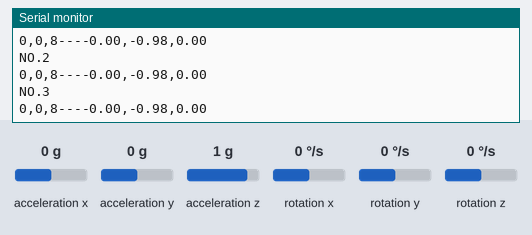
Bench run of a sketch on a simulated Arduino Uno, built with avr-gcc and run on an emulated ATmega328P. On the bench: the last lines printed to the serial monitor. The test bench sets the inputs (shaded band); at power-on: acceleration x 0 g, acceleration y 0 g, acceleration z 1 g, rotation x 0 °/s, rotation y 0 °/s, rotation z 0 °/s.

Above: at 2.2 s.
2.3 s: acceleration x set to -1.4 g
At 2.83 s:
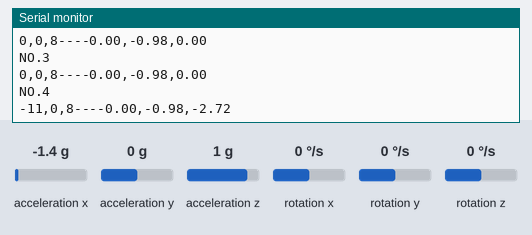
3.8 s: acceleration y set to -1.4 g
At 3.84 s:
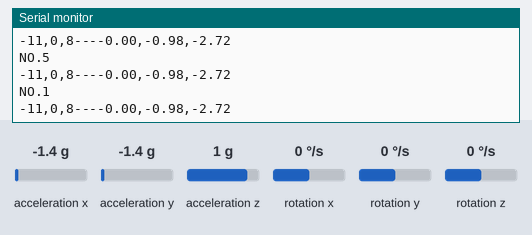
5.3 s: acceleration z set to -1.4 g
At 5.36 s:
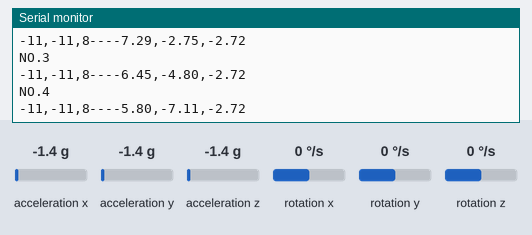
6.8 s: rotation x set to -192 °/s
At 7.5 s:
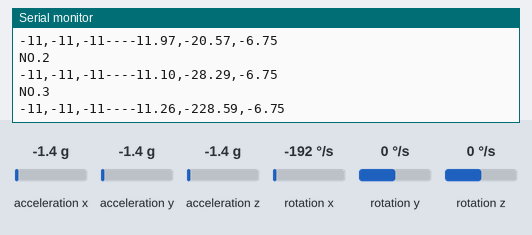
8.3 s: rotation y set to -192 °/s
At 9.0 s:
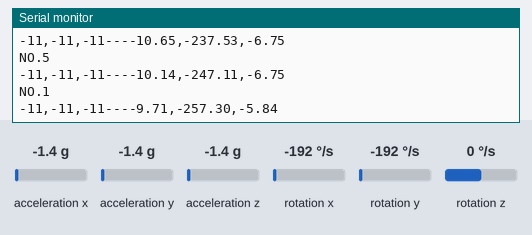
Timing chart, 0 to 10.8 s (numbered marks = the images above; inputs shaded):
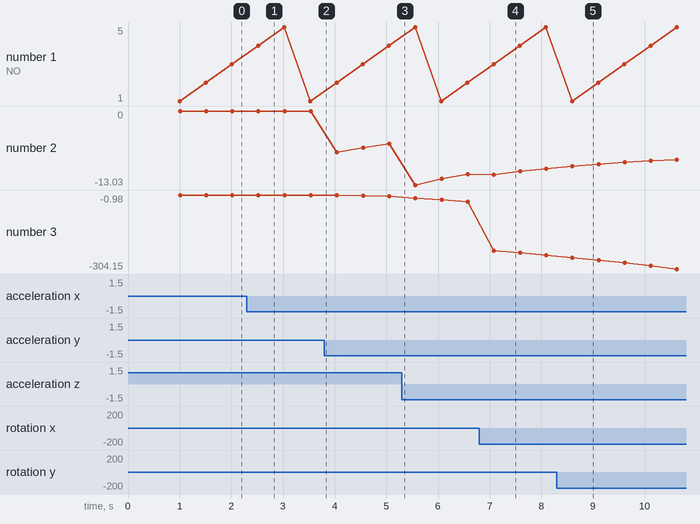

Measured:
- after the input at 2.3 s, the serial monitor: prints a new line after 0.22 s (image 1)
- after the input at 6.8 s, the serial monitor: prints a new line after 0.28 s (image 4)
- after the input at 8.3 s, the serial monitor: prints a new line after 0.30 s (image 5)
- plotted number 2: 0 → -5.8 after the input at 3.8 s, -5.8 → -11.1 after the input at 5.3 s, -11.1 → -10.14 after the input at 6.8 s
- plotted number 3: -0.98 → -7.11 after the input at 3.8 s, -7.11 → -28.29 after the input at 5.3 s, -28.29 → -247.11 after the input at 6.8 s

The sketch:

mpu6050_v2.0.ino
```cpp
#include "I2Cdev.h"
#include "MPU6050_6Axis_MotionApps20.h"

MPU6050 mpu; //实例化一个 MPU6050 对象，对象名称为 mpu
int16_t ax, ay, az, gx, gy, gz;

#define C1 2
#define C2 3
#define C3 4
#define C4 5
#define C5 6
#define C6 7
#define C7 8
#define C8 9

int i = 1;
int data[8][6] =  {0};

//********************angle data*********************//
float Gyro_y; //Y轴陀螺仪数据暂存
float Gyro_x; //X轴陀螺仪数据暂存
float Gyro_z; //Z轴陀螺仪数据暂存
float angleAx;
float angle6;
float K1 = 0.05; // 对加速度计取值的权重
float Angle; //一阶互补滤波计】算出的小车最终倾斜角度
float accelz = 0;

//********************angle data*********************//

//***************Kalman_Filter*********************//
float P[2][2] = {{ 1, 0 },
  { 0, 1 }
};
float Pdot[4] = { 0, 0, 0, 0};
float Q_angle = 0.001, Q_gyro = 0.005; //角度数据置信度,角速度数据置信度
float R_angle = 0.5 , C_0 = 1;
float q_bias, angle_err, PCt_0, PCt_1, E, K_0, K_1, t_0, t_1;
float timeChange = 5; //滤波法采样时间间隔毫秒
float dt = timeChange * 0.001; //注意：dt的取值为滤波器采样时间
//***************Kalman_Filter*********************//

void Angletest()
{
  //平衡参数
  Angle = atan2(ay , az) * 57.3;           //角度计算公式
  Gyro_x = (gx - 128.1) / 131;              //角度转换
  Kalman_Filter(Angle, Gyro_x);            //卡曼滤波
  //旋转角度Z轴参数
  if (gz > 32768) gz -= 65536;              //强制转换2g  1g
  Gyro_z = -gz / 131;                      //Z轴参数转换
  accelz = az / 16.4;

  angleAx = atan2(ax, az) * 180 / PI; //计算与x轴夹角
  Gyro_y = -gy / 131.00; //计算角速度
  //一阶互补滤波
  angle6 = K1 * angleAx + (1 - K1) * (angle6 + Gyro_y * dt);
}

////////////////////////kalman/////////////////////////
float angle, angle_dot;                                //平衡角度值
void Kalman_Filter(double angle_m, double gyro_m)
{
  angle += (gyro_m - q_bias) * dt;
  angle_err = angle_m - angle;
  Pdot[0] = Q_angle - P[0][1] - P[1][0];
  Pdot[1] = - P[1][1];
  Pdot[2] = - P[1][1];
  Pdot[3] = Q_gyro;
  P[0][0] += Pdot[0] * dt;
  P[0][1] += Pdot[1] * dt;
  P[1][0] += Pdot[2] * dt;
  P[1][1] += Pdot[3] * dt;
  PCt_0 = C_0 * P[0][0];
  PCt_1 = C_0 * P[1][0];
  E = R_angle + C_0 * PCt_0;
  K_0 = PCt_0 / E;
  K_1 = PCt_1 / E;
  t_0 = PCt_0;
  t_1 = C_0 * P[0][1];
  P[0][0] -= K_0 * t_0;
  P[0][1] -= K_0 * t_1;
  P[1][0] -= K_1 * t_0;
  P[1][1] -= K_1 * t_1;
  angle += K_0 * angle_err; //角度
  q_bias += K_1 * angle_err;
  angle_dot = gyro_m - q_bias; //角速度
}

 void printonscreen(void)
 {
  mpu.getMotion6(&ax, &ay, &az, &gx, &gy, &gz);     //IIC获取MPU6050六轴数据 ax ay az gx gy gz

  Angletest();                                      //获取angle 角度和卡曼滤波
  Serial.print(ax/2048);Serial.print(",");
  Serial.print(ay/2048);Serial.print(",");
  Serial.print(az/2048);Serial.print("---");
  Serial.print(angle);Serial.print(",");
  Serial.print(angle_dot);Serial.print(",");
  Serial.println(angle6);

  ax = 0;
  ay = 0;
  az = 0;
  angle = 0;
  angle_dot = 0;
  angle6 = 0;

  }

void setup() {
  Wire.begin();          //加入 I2C 总线序列
  Serial.begin(9600);    //开启串口，设置波特率
  delay(1000);
  mpu.initialize();//初始化MPU6050
  pinMode(C1,OUTPUT);
  pinMode(C2,OUTPUT);
  pinMode(C3,OUTPUT);
  pinMode(C4,OUTPUT);
  pinMode(C5,OUTPUT);
  pinMode(C6,OUTPUT);
  pinMode(C7,OUTPUT);
  pinMode(C8,OUTPUT);

  digitalWrite(C1,LOW);
  digitalWrite(C2,LOW);
  digitalWrite(C3,LOW);
  digitalWrite(C4,LOW);
  digitalWrite(C5,LOW);
  digitalWrite(C6,LOW);
  digitalWrite(C7,LOW);
  digitalWrite(C8,LOW);
  //digitalWrite(C1,HIGH);
}

void loop() {
  //mpu.getMotion6(&ax, &ay, &az, &gx, &gy, &gz);     //IIC获取MPU6050六轴数据 ax ay az gx gy gz

 // Angletest();                                      //获取angle 角度和卡曼滤波
 if(i == 1)
 {
  digitalWrite(C1,LOW);
  digitalWrite(C2,HIGH);
  digitalWrite(C3,HIGH);
  digitalWrite(C4,HIGH);
  digitalWrite(C5,HIGH);
  digitalWrite(C6,HIGH);
  digitalWrite(C7,HIGH);
  digitalWrite(C8,HIGH);

  Serial.println("NO.1");

  printonscreen();
  i++;
  }
  else if(i == 2)
  {
    digitalWrite(C1,HIGH);
  digitalWrite(C2,LOW);
  digitalWrite(C3,HIGH);
  digitalWrite(C4,HIGH);
  digitalWrite(C5,HIGH);
  digitalWrite(C6,HIGH);
  digitalWrite(C7,HIGH);
  digitalWrite(C8,HIGH);

  Serial.println("NO.2");
   printonscreen();
   i++;
    }
    else if(i == 3)
  {
    digitalWrite(C1,HIGH);
  digitalWrite(C2,HIGH);
  digitalWrite(C3,LOW);
  digitalWrite(C4,HIGH);
  digitalWrite(C5,HIGH);
  digitalWrite(C6,HIGH);
  digitalWrite(C7,HIGH);
  digitalWrite(C8,HIGH);

  Serial.println("NO.3");
   printonscreen();
   i++;
    }
    else if(i == 4)
  {
    digitalWrite(C1,HIGH);
  digitalWrite(C2,HIGH);
  digitalWrite(C3,HIGH);
  digitalWrite(C4,LOW);
  digitalWrite(C5,HIGH);
  digitalWrite(C6,HIGH);
  digitalWrite(C7,HIGH);
  digitalWrite(C8,HIGH);
  Serial.println("NO.4");
   printonscreen();
   i++;
    }
    else if(i == 5)
  {
    digitalWrite(C1,HIGH);
  digitalWrite(C2,HIGH);
  digitalWrite(C3,HIGH);
  digitalWrite(C4,HIGH);
  digitalWrite(C5,LOW);
  digitalWrite(C6,HIGH);
  digitalWrite(C7,HIGH);
  digitalWrite(C8,HIGH);
  ;
  Serial.println("NO.5");
   printonscreen();
   //i++;
   i=1;
    }
   /* else if(i == 6)
  {
   digitalWrite(C1,HIGH);
  digitalWrite(C2,HIGH);
  digitalWrite(C3,HIGH);
  digitalWrite(C4,HIGH);
  digitalWrite(C5,HIGH);
  digitalWrite(C6,LOW);
  digitalWrite(C7,HIGH);
  digitalWrite(C8,HIGH);

  Serial.println("NO.6");
   printonscreen();
   i++;
    }
    else if(i == 7)
  {
   digitalWrite(C1,HIGH);
  digitalWrite(C2,HIGH);
  digitalWrite(C3,HIGH);
  digitalWrite(C4,HIGH);
  digitalWrite(C5,HIGH);
  digitalWrite(C6,HIGH);
  digitalWrite(C7,LOW);
  digitalWrite(C8,HIGH);
  Serial.println("NO.7");
   printonscreen();
   i++;
    }
    else if(i == 8)
  {
   digitalWrite(C1,HIGH);
  digitalWrite(C2,HIGH);
  digitalWrite(C3,HIGH);
  digitalWrite(C4,HIGH);
  digitalWrite(C5,HIGH);
  digitalWrite(C6,HIGH);
  digitalWrite(C7,HIGH);
  digitalWrite(C8,LOW);

  Serial.println("NO.8");
   printonscreen();
   i=1;
    }*/

  /*Serial.print(ax/2048);Serial.print(",");
  Serial.print(ay/2048);Serial.print(",");
  Serial.print(az/2048);Serial.print("---");
  Serial.print(angle);Serial.print(",");
  Serial.print(angle_dot);Serial.print(",");
  Serial.println(angle6);*/


  delay(500);
}
```
